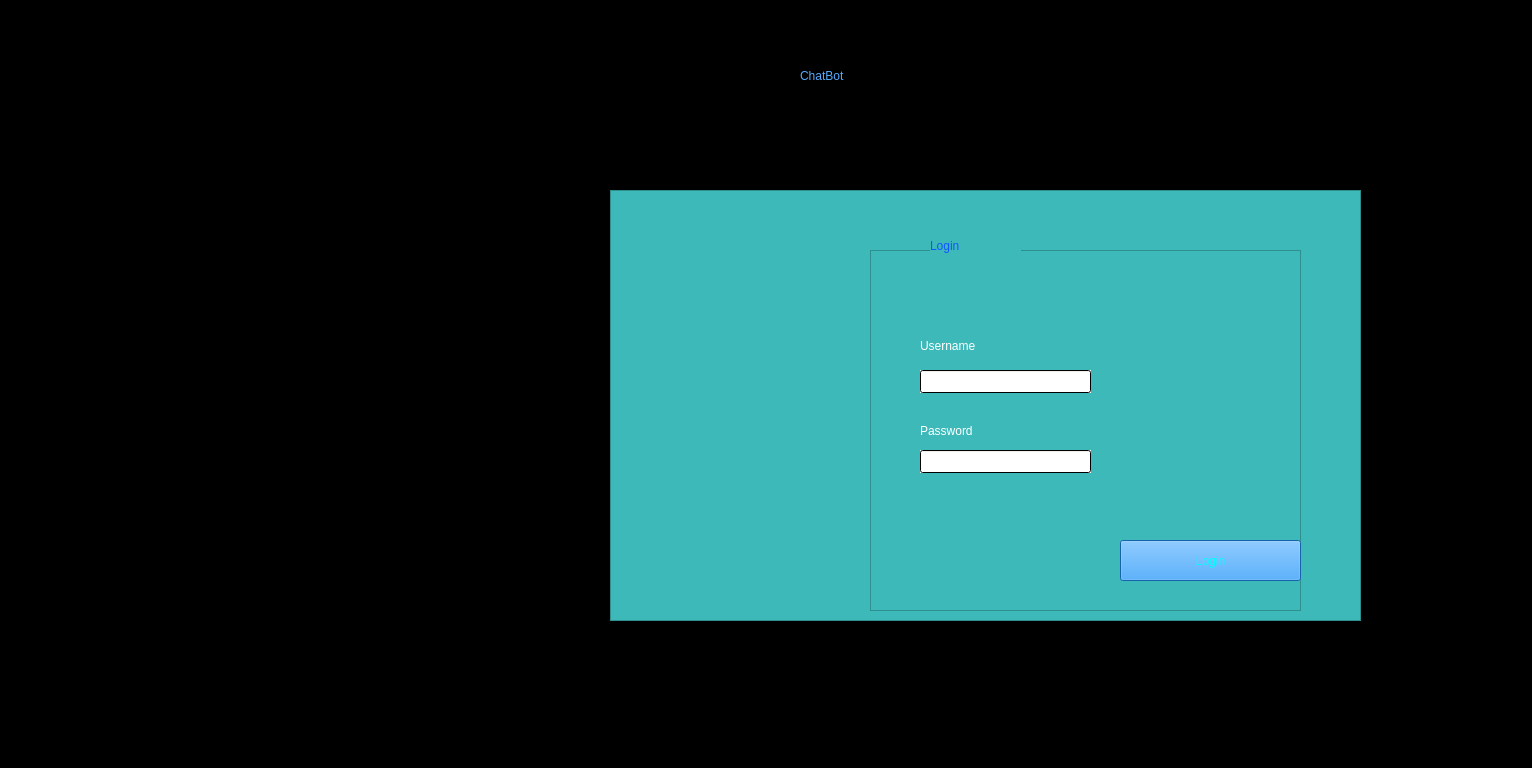
<?xml version="1.0" encoding="UTF-8"?>
<ui version="4.0">
 <class>MainWindow</class>
 <widget class="QMainWindow" name="MainWindow">
  <property name="geometry">
   <rect>
    <x>0</x>
    <y>0</y>
    <width>1532</width>
    <height>768</height>
   </rect>
  </property>
  <property name="windowTitle">
   <string>MainWindow</string>
  </property>
  <property name="styleSheet">
   <string notr="true">font: 12pt &quot;Droid Sans Fallback&quot;;
border-color: rgb(5, 255, 255);
background-color: rgb(0, 0, 0);
</string>
  </property>
  <widget class="QWidget" name="centralwidget">
   <widget class="QLabel" name="label">
    <property name="geometry">
     <rect>
      <x>800</x>
      <y>30</y>
      <width>401</width>
      <height>91</height>
     </rect>
    </property>
    <property name="styleSheet">
     <string notr="true">gridline-color: qlineargradient(spread:pad, x1:0, y1:0, x2:1, y2:1, stop:0 rgba(0, 0, 0, 0), stop:1 rgba(255, 255, 255, 255));
color: rgb(85, 170, 255);

font: 40pt &quot;Ravie&quot;;</string>
    </property>
    <property name="text">
     <string>ChatBot</string>
    </property>
   </widget>
   <widget class="QFrame" name="frame_2">
    <property name="geometry">
     <rect>
      <x>680</x>
      <y>20</y>
      <width>111</width>
      <height>111</height>
     </rect>
    </property>
    <property name="styleSheet">
     <string notr="true">image: url(:/newPrefix/logo.png);</string>
    </property>
    <property name="frameShape">
     <enum>QFrame::StyledPanel</enum>
    </property>
    <property name="frameShadow">
     <enum>QFrame::Raised</enum>
    </property>
   </widget>
   <widget class="QFrame" name="frame_3">
    <property name="geometry">
     <rect>
      <x>610</x>
      <y>190</y>
      <width>751</width>
      <height>431</height>
     </rect>
    </property>
    <property name="styleSheet">
     <string notr="true">border-color: rgb(85, 255, 255);
background-color: rgb(61, 185, 185);</string>
    </property>
    <property name="frameShape">
     <enum>QFrame::StyledPanel</enum>
    </property>
    <property name="frameShadow">
     <enum>QFrame::Raised</enum>
    </property>
    <widget class="QLabel" name="label_5">
     <property name="geometry">
      <rect>
       <x>70</x>
       <y>130</y>
       <width>191</width>
       <height>241</height>
      </rect>
     </property>
     <property name="styleSheet">
      <string notr="true">image: url(:/newPrefix/chat.jpg);</string>
     </property>
     <property name="text">
      <string/>
     </property>
    </widget>
    <widget class="QFrame" name="frame">
     <property name="geometry">
      <rect>
       <x>260</x>
       <y>60</y>
       <width>431</width>
       <height>361</height>
      </rect>
     </property>
     <property name="styleSheet">
      <string notr="true">border-color: rgb(85, 255, 255);
border-top-color: qlineargradient(spread:pad, x1:0, y1:0, x2:1, y2:1, stop:0 rgba(85, 255, 255, 170), stop:1 rgba(255, 255, 255, 255));
</string>
     </property>
     <property name="frameShape">
      <enum>QFrame::StyledPanel</enum>
     </property>
     <property name="frameShadow">
      <enum>QFrame::Raised</enum>
     </property>
     <property name="lineWidth">
      <number>10</number>
     </property>
     <widget class="QPushButton" name="pushButton">
      <property name="geometry">
       <rect>
        <x>250</x>
        <y>290</y>
        <width>181</width>
        <height>41</height>
       </rect>
      </property>
      <property name="styleSheet">
       <string notr="true">background-color: rgb(32, 139, 239);
color: rgb(0, 255, 255);</string>
      </property>
      <property name="text">
       <string>Login</string>
      </property>
     </widget>
     <widget class="QLabel" name="label_2">
      <property name="geometry">
       <rect>
        <x>50</x>
        <y>80</y>
        <width>101</width>
        <height>31</height>
       </rect>
      </property>
      <property name="styleSheet">
       <string notr="true">color: rgb(255, 255, 255);</string>
      </property>
      <property name="text">
       <string>Username</string>
      </property>
     </widget>
     <widget class="QLineEdit" name="lineEdit">
      <property name="geometry">
       <rect>
        <x>50</x>
        <y>120</y>
        <width>171</width>
        <height>23</height>
       </rect>
      </property>
      <property name="styleSheet">
       <string notr="true">
background-color: qlineargradient(spread:repeat, x1:0, y1:0, x2:1, y2:1, stop:0.536842 rgba(255, 255, 255, 255), stop:1 rgba(255, 255, 255, 255));</string>
      </property>
     </widget>
     <widget class="QLabel" name="label_3">
      <property name="geometry">
       <rect>
        <x>50</x>
        <y>170</y>
        <width>111</width>
        <height>21</height>
       </rect>
      </property>
      <property name="styleSheet">
       <string notr="true">color: rgb(255, 255, 255);</string>
      </property>
      <property name="text">
       <string>Password</string>
      </property>
     </widget>
     <widget class="QLineEdit" name="lineEdit_2">
      <property name="geometry">
       <rect>
        <x>50</x>
        <y>200</y>
        <width>171</width>
        <height>23</height>
       </rect>
      </property>
      <property name="styleSheet">
       <string notr="true">
background-color: qlineargradient(spread:repeat, x1:0, y1:0, x2:1, y2:1, stop:0.536842 rgba(255, 255, 255, 255), stop:1 rgba(255, 255, 255, 255));</string>
      </property>
     </widget>
    </widget>
    <widget class="QLabel" name="label_4">
     <property name="geometry">
      <rect>
       <x>320</x>
       <y>20</y>
       <width>91</width>
       <height>71</height>
      </rect>
     </property>
     <property name="styleSheet">
      <string notr="true">gridline-color: qlineargradient(spread:pad, x1:0, y1:0, x2:1, y2:1, stop:0 rgba(0, 0, 0, 0), stop:1 rgba(255, 255, 255, 255));
font: 23pt &quot;Comic Sans MS&quot;;
color: rgb(17, 85, 255);


</string>
     </property>
     <property name="text">
      <string>Login</string>
     </property>
    </widget>
   </widget>
  </widget>
  <widget class="QMenuBar" name="menubar">
   <property name="geometry">
    <rect>
     <x>0</x>
     <y>0</y>
     <width>1532</width>
     <height>30</height>
    </rect>
   </property>
  </widget>
  <widget class="QStatusBar" name="statusbar"/>
 </widget>
 <resources>
  <include location="Downloads/test.qrc"/>
  <include location="../Reso.qrc"/>
  <include location="1234.qrc"/>
 </resources>
 <connections/>
</ui>
